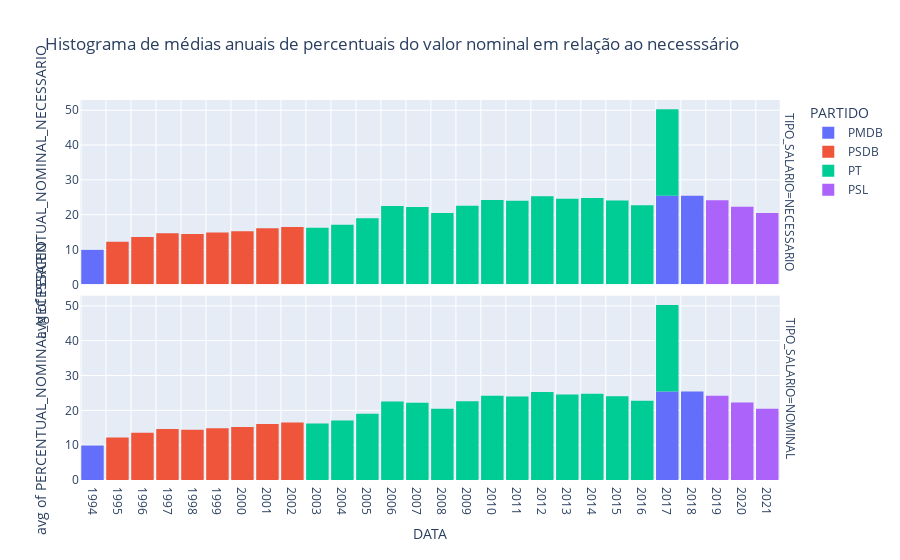

Here is the notebook cell this chart was saved with:
### Code cell
fig = px.histogram(
    dieese_salario_granulado, x='DATA', y="PERCENTUAL_NOMINAL_NECESSARIO",
    color="PARTIDO", facet_row="TIPO_SALARIO",
    histfunc="avg", title="Histograma de médias anuais de percentuais do valor nominal em relação ao necesssário")
fig.update_traces(xbins_size="M12")
fig.update_xaxes(showgrid=True, ticklabelmode="period", dtick="M12")
fig.update_layout(bargap=0.1)

fig.show()
